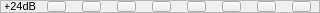
     <widget class="QFrame" name="frame_13">
      <property name="minimumSize">
       <size>
        <width>320</width>
        <height>13</height>
       </size>
      </property>
      <property name="maximumSize">
       <size>
        <width>320</width>
        <height>13</height>
       </size>
      </property>
      <property name="frameShape">
       <enum>QFrame::StyledPanel</enum>
      </property>
      <property name="frameShadow">
       <enum>QFrame::Raised</enum>
      </property>
      <widget class="QPushButton" name="In4_24">
       <property name="geometry">
        <rect>
         <x>152</x>
         <y>1</y>
         <width>19</width>
         <height>11</height>
        </rect>
       </property>
       <property name="minimumSize">
        <size>
         <width>19</width>
         <height>11</height>
        </size>
       </property>
       <property name="maximumSize">
        <size>
         <width>19</width>
         <height>11</height>
        </size>
       </property>
       <property name="text">
        <string/>
       </property>
       <property name="checkable">
        <bool>true</bool>
       </property>
       <property name="autoExclusive">
        <bool>true</bool>
       </property>
       <attribute name="buttonGroup">
        <string notr="true">buttonGroup4</string>
       </attribute>
      </widget>
      <widget class="QPushButton" name="In3_24">
       <property name="geometry">
        <rect>
         <x>117</x>
         <y>1</y>
         <width>19</width>
         <height>11</height>
        </rect>
       </property>
       <property name="minimumSize">
        <size>
         <width>19</width>
         <height>11</height>
        </size>
       </property>
       <property name="maximumSize">
        <size>
         <width>19</width>
         <height>11</height>
        </size>
       </property>
       <property name="text">
        <string/>
       </property>
       <property name="checkable">
        <bool>true</bool>
       </property>
       <property name="autoExclusive">
        <bool>true</bool>
       </property>
       <attribute name="buttonGroup">
        <string notr="true">buttonGroup3</string>
       </attribute>
      </widget>
      <widget class="QPushButton" name="In1_24">
       <property name="geometry">
        <rect>
         <x>47</x>
         <y>1</y>
         <width>19</width>
         <height>11</height>
        </rect>
       </property>
       <property name="minimumSize">
        <size>
         <width>19</width>
         <height>11</height>
        </size>
       </property>
       <property name="maximumSize">
        <size>
         <width>19</width>
         <height>11</height>
        </size>
       </property>
       <property name="text">
        <string/>
       </property>
       <property name="checkable">
        <bool>true</bool>
       </property>
       <property name="checked">
        <bool>false</bool>
       </property>
       <property name="autoExclusive">
        <bool>true</bool>
       </property>
       <attribute name="buttonGroup">
        <string notr="true">buttonGroup1</string>
       </attribute>
      </widget>
      <widget class="QPushButton" name="In8_24">
       <property name="geometry">
        <rect>
         <x>292</x>
         <y>1</y>
         <width>19</width>
         <height>11</height>
        </rect>
       </property>
       <property name="minimumSize">
        <size>
         <width>19</width>
         <height>11</height>
        </size>
       </property>
       <property name="maximumSize">
        <size>
         <width>19</width>
         <height>11</height>
        </size>
       </property>
       <property name="text">
        <string/>
       </property>
       <property name="checkable">
        <bool>true</bool>
       </property>
       <attribute name="buttonGroup">
        <string notr="true">buttonGroup8</string>
       </attribute>
      </widget>
      <widget class="QPushButton" name="In2_24">
       <property name="geometry">
        <rect>
         <x>82</x>
         <y>1</y>
         <width>19</width>
         <height>11</height>
        </rect>
       </property>
       <property name="minimumSize">
        <size>
         <width>19</width>
         <height>11</height>
        </size>
       </property>
       <property name="maximumSize">
        <size>
         <width>19</width>
         <height>11</height>
        </size>
       </property>
       <property name="text">
        <string/>
       </property>
       <property name="checkable">
        <bool>true</bool>
       </property>
       <property name="autoExclusive">
        <bool>true</bool>
       </property>
       <attribute name="buttonGroup">
        <string notr="true">buttonGroup2</string>
       </attribute>
      </widget>
      <widget class="QPushButton" name="In6_24">
       <property name="geometry">
        <rect>
         <x>222</x>
         <y>1</y>
         <width>19</width>
         <height>11</height>
        </rect>
       </property>
       <property name="minimumSize">
        <size>
         <width>19</width>
         <height>11</height>
        </size>
       </property>
       <property name="maximumSize">
        <size>
         <width>19</width>
         <height>11</height>
        </size>
       </property>
       <property name="text">
        <string/>
       </property>
       <property name="checkable">
        <bool>true</bool>
       </property>
       <property name="autoExclusive">
        <bool>true</bool>
       </property>
       <attribute name="buttonGroup">
        <string notr="true">buttonGroup6</string>
       </attribute>
      </widget>
      <widget class="QPushButton" name="In5_24">
       <property name="geometry">
        <rect>
         <x>187</x>
         <y>1</y>
         <width>19</width>
         <height>11</height>
        </rect>
       </property>
       <property name="minimumSize">
        <size>
         <width>19</width>
         <height>11</height>
        </size>
       </property>
       <property name="maximumSize">
        <size>
         <width>19</width>
         <height>11</height>
        </size>
       </property>
       <property name="text">
        <string/>
       </property>
       <property name="checkable">
        <bool>true</bool>
       </property>
       <property name="autoExclusive">
        <bool>true</bool>
       </property>
       <attribute name="buttonGroup">
        <string notr="true">buttonGroup5</string>
       </attribute>
      </widget>
      <widget class="QPushButton" name="In7_24">
       <property name="geometry">
        <rect>
         <x>257</x>
         <y>1</y>
         <width>19</width>
         <height>11</height>
        </rect>
       </property>
       <property name="minimumSize">
        <size>
         <width>19</width>
         <height>11</height>
        </size>
       </property>
       <property name="maximumSize">
        <size>
         <width>19</width>
         <height>11</height>
        </size>
       </property>
       <property name="text">
        <string/>
       </property>
       <property name="checkable">
        <bool>true</bool>
       </property>
       <property name="autoExclusive">
        <bool>true</bool>
       </property>
       <attribute name="buttonGroup">
        <string notr="true">buttonGroup7</string>
       </attribute>
      </widget>
      <widget class="QLabel" name="label_15">
       <property name="geometry">
        <rect>
         <x>5</x>
         <y>1</y>
         <width>31</width>
         <height>11</height>
        </rect>
       </property>
       <property name="font">
        <font>
         <pointsize>8</pointsize>
        </font>
       </property>
       <property name="text">
        <string>+24dB</string>
       </property>
       <property name="alignment">
        <set>Qt::AlignRight|Qt::AlignTrailing|Qt::AlignVCenter</set>
       </property>
      </widget>
     </widget>
